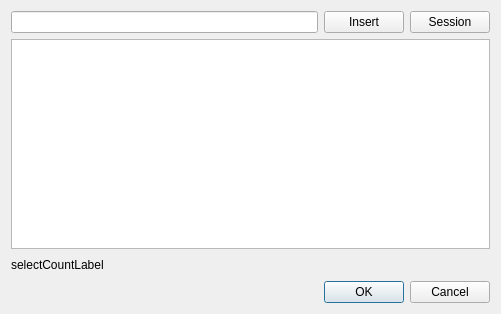
<?xml version="1.0" encoding="UTF-8"?>
<ui version="4.0">
 <class>AddAddressDialog</class>
 <widget class="QDialog" name="AddAddressDialog">
  <property name="geometry">
   <rect>
    <x>0</x>
    <y>0</y>
    <width>501</width>
    <height>314</height>
   </rect>
  </property>
  <property name="windowTitle">
   <string>Add Address</string>
  </property>
  <layout class="QVBoxLayout" name="verticalLayout">
   <item>
    <layout class="QHBoxLayout" name="horizontalLayout">
     <item>
      <widget class="QLineEdit" name="insertLineEdit"/>
     </item>
     <item>
      <widget class="QPushButton" name="insertPushButton">
       <property name="text">
        <string>Insert</string>
       </property>
      </widget>
     </item>
     <item>
      <widget class="QPushButton" name="sessionPushButton">
       <property name="text">
        <string>Session</string>
       </property>
      </widget>
     </item>
    </layout>
   </item>
   <item>
    <widget class="QListWidget" name="addressListWidget">
     <property name="selectionMode">
      <enum>QAbstractItemView::ExtendedSelection</enum>
     </property>
    </widget>
   </item>
   <item>
    <layout class="QHBoxLayout" name="horizontalLayout_2">
     <item>
      <widget class="QLabel" name="selectCountLabel">
       <property name="text">
        <string>selectCountLabel</string>
       </property>
      </widget>
     </item>
     <item>
      <spacer name="horizontalSpacer">
       <property name="orientation">
        <enum>Qt::Horizontal</enum>
       </property>
       <property name="sizeHint" stdset="0">
        <size>
         <width>40</width>
         <height>20</height>
        </size>
       </property>
      </spacer>
     </item>
    </layout>
   </item>
   <item>
    <widget class="QDialogButtonBox" name="buttonBox">
     <property name="orientation">
      <enum>Qt::Horizontal</enum>
     </property>
     <property name="standardButtons">
      <set>QDialogButtonBox::Cancel|QDialogButtonBox::Ok</set>
     </property>
    </widget>
   </item>
  </layout>
 </widget>
 <resources/>
 <connections>
  <connection>
   <sender>buttonBox</sender>
   <signal>accepted()</signal>
   <receiver>AddAddressDialog</receiver>
   <slot>accept()</slot>
   <hints>
    <hint type="sourcelabel">
     <x>248</x>
     <y>254</y>
    </hint>
    <hint type="destinationlabel">
     <x>157</x>
     <y>274</y>
    </hint>
   </hints>
  </connection>
  <connection>
   <sender>buttonBox</sender>
   <signal>rejected()</signal>
   <receiver>AddAddressDialog</receiver>
   <slot>reject()</slot>
   <hints>
    <hint type="sourcelabel">
     <x>316</x>
     <y>260</y>
    </hint>
    <hint type="destinationlabel">
     <x>286</x>
     <y>274</y>
    </hint>
   </hints>
  </connection>
 </connections>
</ui>
